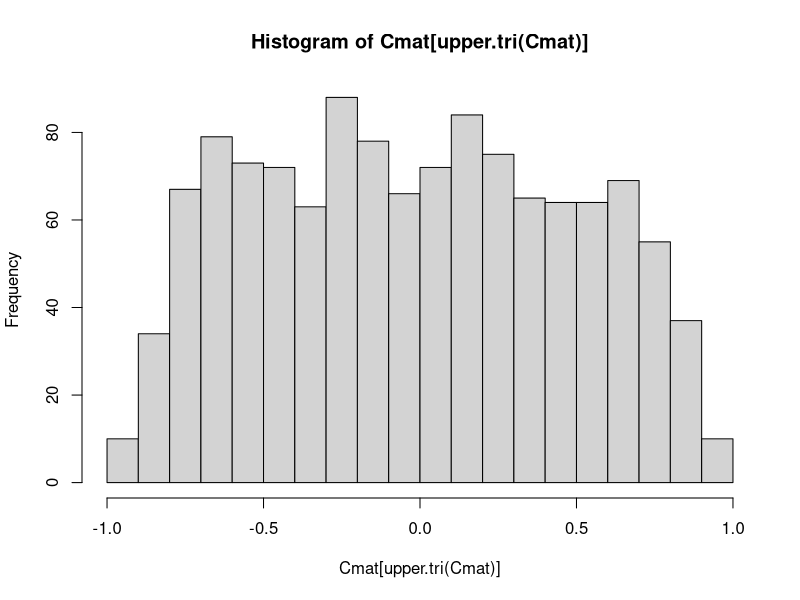

Here is the R script that generated this plot:
library(expm)

# 1) Helper: put the off-diagonal of G from a vector gamma
#    (length gamma = n(n-1)/2)
vecLower_to_matSym <- function(gamma, n) {
  G <- matrix(0, n, n)
  # Fill lower-triangle (excluding diagonal) with gamma
  # and mirror to keep G symmetric
  idxLower <- lower.tri(G, diag=FALSE)
  G[idxLower] <- gamma
  G <- G + t(G)
  return(G)
}

# 2) Core iterative routine to ensure diag(exp(G)) = 1
#    as proposed in Archakov & Hansen (2021a, 2022).
#    The function modifies diag(G) iteratively using the
#    contraction mapping Gii <- Gii - log(Cii).
ensure_diag_one <- function(G, tol = 1e-12, maxIter = 1000) {
  for (iter in seq_len(maxIter)) {
    C   <- expm(G)         # matrix exponential
    d   <- diag(C)         # current diagonal
    err <- max(abs(d - 1)) # how far from 1's?
    
    if (err < tol) break
    
    # Update Gii to fix the diagonal.  If Cii>1, we
    # subtract log(Cii) from Gii so next iteration
    # shrinks it, etc.
    diag(G) <- diag(G) - log(d)
  }
  return(G)
}

# 3) Full function: from gamma -> correlation matrix
C_of_gamma <- function(gamma, n, tol=1e-12, maxIter=1000) {
  # Step 1: Build G from gamma
  G <- vecLower_to_matSym(gamma, n)
  
  # Step 2: Solve for the diagonal so that diag(exp(G))=1
  G <- ensure_diag_one(G, tol=tol, maxIter=maxIter)
  
  # Step 3: Exponentiate to get the final correlation
  C <- expm(G)
  return(C)
}

# ------------------------------
# EXAMPLE USAGE
# ------------------------------
n <- 50

# We want d = n(n-1)/2 random draws in R^d
d <- n*(n-1)/2

# For demonstration, draw gamma from Normal(0,1)
# (That is purely arbitrary; you can pick any distribution.)
gamma_draw <- rnorm(d, mean=1, sd=0.1)
d_alt <- sample(1:d, size = floor(d/2))
gamma_draw[d_alt] <- rnorm(length(d_alt), mean=-3, sd=0.05)

# Build the correlation matrix
Cmat <- C_of_gamma(gamma_draw, n)
hist(Cmat[upper.tri(Cmat)], breaks = -10:10/10)
